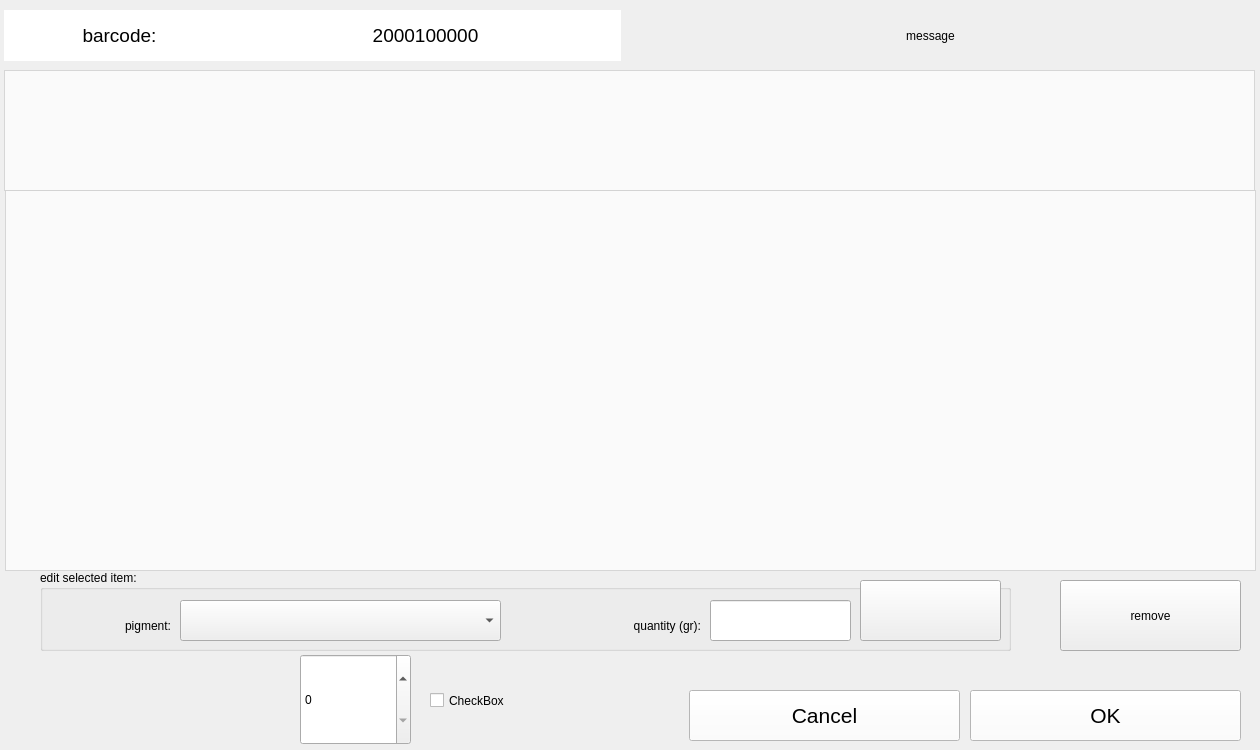
<?xml version="1.0" encoding="UTF-8"?>
<ui version="4.0">
 <class>input_dialog_frame</class>
 <widget class="QFrame" name="input_dialog_frame">
  <property name="geometry">
   <rect>
    <x>0</x>
    <y>0</y>
    <width>1260</width>
    <height>750</height>
   </rect>
  </property>
  <property name="windowTitle">
   <string>Frame</string>
  </property>
  <property name="frameShape">
   <enum>QFrame::Box</enum>
  </property>
  <property name="frameShadow">
   <enum>QFrame::Plain</enum>
  </property>
  <property name="lineWidth">
   <number>0</number>
  </property>
  <widget class="QLabel" name="order_nr_view_lbl">
   <property name="geometry">
    <rect>
     <x>230</x>
     <y>10</y>
     <width>391</width>
     <height>51</height>
    </rect>
   </property>
   <property name="font">
    <font>
     <pointsize>14</pointsize>
    </font>
   </property>
   <property name="styleSheet">
    <string notr="true">background-color: #FFFFFF</string>
   </property>
   <property name="text">
    <string>2000100000</string>
   </property>
   <property name="alignment">
    <set>Qt::AlignCenter</set>
   </property>
  </widget>
  <widget class="QTextEdit" name="meta_text_edit">
   <property name="geometry">
    <rect>
     <x>4</x>
     <y>70</y>
     <width>1251</width>
     <height>121</height>
    </rect>
   </property>
   <property name="styleSheet">
    <string notr="true">background-color: #AAFFFFFF</string>
   </property>
  </widget>
  <widget class="QPushButton" name="esc_button">
   <property name="geometry">
    <rect>
     <x>689</x>
     <y>690</y>
     <width>271</width>
     <height>51</height>
    </rect>
   </property>
   <property name="font">
    <font>
     <pointsize>16</pointsize>
    </font>
   </property>
   <property name="autoFillBackground">
    <bool>false</bool>
   </property>
   <property name="styleSheet">
    <string notr="true">background:#FFFFFFFF</string>
   </property>
   <property name="text">
    <string>Cancel</string>
   </property>
   <property name="iconSize">
    <size>
     <width>32</width>
     <height>32</height>
    </size>
   </property>
   <property name="flat">
    <bool>false</bool>
   </property>
  </widget>
  <widget class="QPushButton" name="ok_button">
   <property name="geometry">
    <rect>
     <x>970</x>
     <y>690</y>
     <width>271</width>
     <height>51</height>
    </rect>
   </property>
   <property name="font">
    <font>
     <pointsize>16</pointsize>
    </font>
   </property>
   <property name="autoFillBackground">
    <bool>false</bool>
   </property>
   <property name="styleSheet">
    <string notr="true">background:#FFFFFFFF</string>
   </property>
   <property name="text">
    <string>OK</string>
   </property>
   <property name="iconSize">
    <size>
     <width>32</width>
     <height>32</height>
    </size>
   </property>
   <property name="flat">
    <bool>false</bool>
   </property>
  </widget>
  <widget class="QTableWidget" name="formula_table">
   <property name="geometry">
    <rect>
     <x>5</x>
     <y>190</y>
     <width>1251</width>
     <height>381</height>
    </rect>
   </property>
   <property name="styleSheet">
    <string notr="true">background-color: #AAFFFFFF</string>
   </property>
   <property name="alternatingRowColors">
    <bool>true</bool>
   </property>
   <property name="selectionMode">
    <enum>QAbstractItemView::SingleSelection</enum>
   </property>
   <property name="selectionBehavior">
    <enum>QAbstractItemView::SelectRows</enum>
   </property>
   <property name="iconSize">
    <size>
     <width>32</width>
     <height>32</height>
    </size>
   </property>
   <attribute name="horizontalHeaderVisible">
    <bool>false</bool>
   </attribute>
   <attribute name="horizontalHeaderMinimumSectionSize">
    <number>200</number>
   </attribute>
   <attribute name="horizontalHeaderDefaultSectionSize">
    <number>200</number>
   </attribute>
   <attribute name="horizontalHeaderStretchLastSection">
    <bool>true</bool>
   </attribute>
   <attribute name="verticalHeaderVisible">
    <bool>false</bool>
   </attribute>
   <attribute name="verticalHeaderMinimumSectionSize">
    <number>36</number>
   </attribute>
   <attribute name="verticalHeaderDefaultSectionSize">
    <number>36</number>
   </attribute>
   <attribute name="verticalHeaderStretchLastSection">
    <bool>false</bool>
   </attribute>
  </widget>
  <widget class="QGroupBox" name="edit_item_group_box">
   <property name="geometry">
    <rect>
     <x>40</x>
     <y>570</y>
     <width>971</width>
     <height>81</height>
    </rect>
   </property>
   <property name="title">
    <string>edit selected item:</string>
   </property>
   <widget class="QPushButton" name="set_item_btn">
    <property name="geometry">
     <rect>
      <x>820</x>
      <y>10</y>
      <width>141</width>
      <height>61</height>
     </rect>
    </property>
    <property name="text">
     <string/>
    </property>
    <property name="icon">
     <iconset>
      <normaloff>../images/apply.png</normaloff>../images/apply.png</iconset>
    </property>
    <property name="iconSize">
     <size>
      <width>40</width>
      <height>40</height>
     </size>
    </property>
   </widget>
   <widget class="QLineEdit" name="quantity_line_edit">
    <property name="geometry">
     <rect>
      <x>670</x>
      <y>30</y>
      <width>141</width>
      <height>41</height>
     </rect>
    </property>
   </widget>
   <widget class="QLabel" name="pigment_lbl">
    <property name="geometry">
     <rect>
      <x>0</x>
      <y>40</y>
      <width>131</width>
      <height>31</height>
     </rect>
    </property>
    <property name="text">
     <string>pigment:</string>
    </property>
    <property name="alignment">
     <set>Qt::AlignRight|Qt::AlignTrailing|Qt::AlignVCenter</set>
    </property>
   </widget>
   <widget class="QComboBox" name="pigment_combo">
    <property name="geometry">
     <rect>
      <x>140</x>
      <y>30</y>
      <width>321</width>
      <height>41</height>
     </rect>
    </property>
   </widget>
   <widget class="QLabel" name="quantity_lbl">
    <property name="geometry">
     <rect>
      <x>470</x>
      <y>40</y>
      <width>191</width>
      <height>31</height>
     </rect>
    </property>
    <property name="text">
     <string>quantity (gr):</string>
    </property>
    <property name="alignment">
     <set>Qt::AlignRight|Qt::AlignTrailing|Qt::AlignVCenter</set>
    </property>
   </widget>
  </widget>
  <widget class="QLabel" name="order_nr_lbl">
   <property name="geometry">
    <rect>
     <x>4</x>
     <y>10</y>
     <width>231</width>
     <height>51</height>
    </rect>
   </property>
   <property name="font">
    <font>
     <pointsize>14</pointsize>
    </font>
   </property>
   <property name="styleSheet">
    <string notr="true">background-color: #FFFFFF</string>
   </property>
   <property name="text">
    <string>barcode:</string>
   </property>
   <property name="alignment">
    <set>Qt::AlignCenter</set>
   </property>
  </widget>
  <widget class="QLabel" name="warning_lbl">
   <property name="geometry">
    <rect>
     <x>620</x>
     <y>10</y>
     <width>621</width>
     <height>51</height>
    </rect>
   </property>
   <property name="text">
    <string>message</string>
   </property>
   <property name="alignment">
    <set>Qt::AlignCenter</set>
   </property>
  </widget>
  <widget class="QPushButton" name="remove_item_btn">
   <property name="geometry">
    <rect>
     <x>1060</x>
     <y>580</y>
     <width>181</width>
     <height>71</height>
    </rect>
   </property>
   <property name="text">
    <string>remove</string>
   </property>
   <property name="icon">
    <iconset>
     <normaloff>../images/add.png</normaloff>../images/add.png</iconset>
   </property>
   <property name="iconSize">
    <size>
     <width>40</width>
     <height>40</height>
    </size>
   </property>
  </widget>
  <widget class="QLabel" name="jars_to_add_lbl">
   <property name="geometry">
    <rect>
     <x>100</x>
     <y>664</y>
     <width>191</width>
     <height>71</height>
    </rect>
   </property>
   <property name="text">
    <string/>
   </property>
   <property name="pixmap">
    <pixmap>../images/jar-green.png</pixmap>
   </property>
   <property name="scaledContents">
    <bool>false</bool>
   </property>
   <property name="alignment">
    <set>Qt::AlignRight|Qt::AlignTrailing|Qt::AlignVCenter</set>
   </property>
  </widget>
  <widget class="QSpinBox" name="n_of_jars_spinbox">
   <property name="geometry">
    <rect>
     <x>300</x>
     <y>654</y>
     <width>111</width>
     <height>91</height>
    </rect>
   </property>
   <property name="maximum">
    <number>30</number>
   </property>
  </widget>
  <widget class="QLabel" name="jars_to_add_lbl_2">
   <property name="geometry">
    <rect>
     <x>30</x>
     <y>664</y>
     <width>71</width>
     <height>71</height>
    </rect>
   </property>
   <property name="text">
    <string/>
   </property>
   <property name="pixmap">
    <pixmap>../images/jar-green.png</pixmap>
   </property>
   <property name="scaledContents">
    <bool>false</bool>
   </property>
   <property name="alignment">
    <set>Qt::AlignLeading|Qt::AlignLeft|Qt::AlignVCenter</set>
   </property>
  </widget>
  <widget class="QCheckBox" name="print_check_box">
   <property name="geometry">
    <rect>
     <x>430</x>
     <y>660</y>
     <width>181</width>
     <height>81</height>
    </rect>
   </property>
   <property name="text">
    <string>CheckBox</string>
   </property>
  </widget>
 </widget>
 <resources/>
 <connections/>
</ui>
